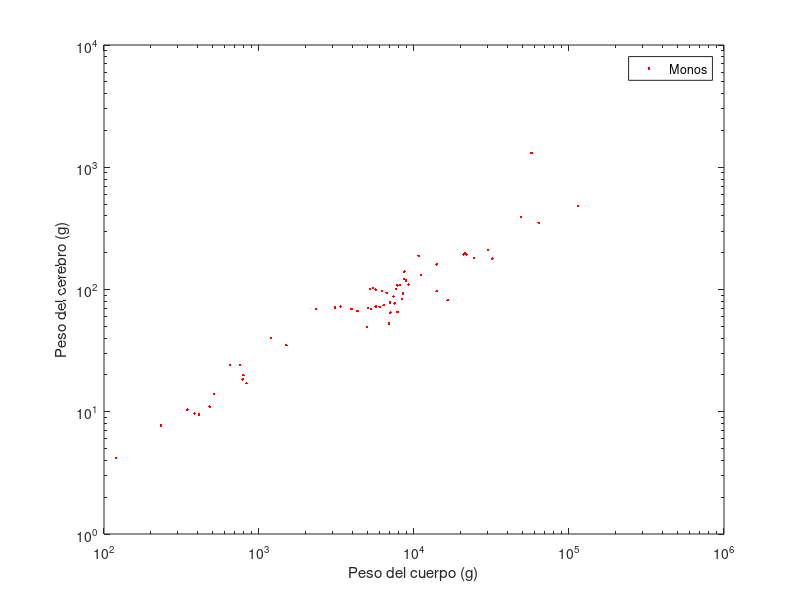

The MATLAB source for this figure:
monos = importdata ('primates.txt');
pcer = monos.data (:,2);
pcuerp = monos.data (:,3);
loglog (pcuerp,pcer,'r.');
hold on
xlabel ('Peso del cuerpo (g)');
ylabel ('Peso del cerebro (g)');
legend ('Monos')
hold off

